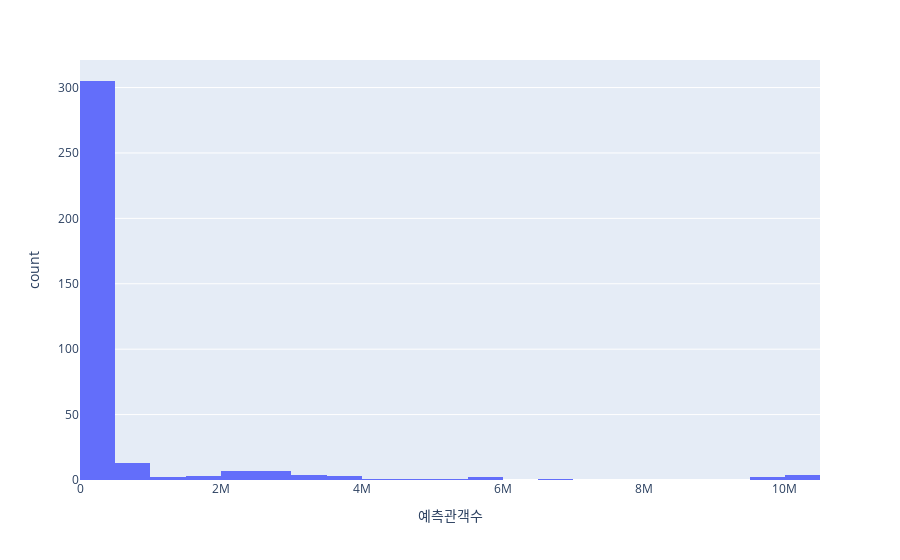

Source (notebook cell):
### Code cell
fig = px.histogram(movie_predict, x='예측관객수')
fig.show()

### Figure 1 — Plotly figure (JSON) as saved in the notebook; plotly's stock layout.template omitted (floating-point values rounded to 4 significant figures; data arrays with more than 128 entries replaced by an {"elided": "..."} marker saying what was removed)
{"data": [{"alignmentgroup": "True", "bingroup": "x", "hovertemplate": "예측관객수=%{x}<br>count=%{y}<extra></extra>", "legendgroup": "", "marker": {"color": "#636efa", "pattern": {"shape": ""}}, "name": "", "offsetgroup": "", "orientation": "v", "showlegend": false, "type": "histogram", "x": {"elided": "356 int values"}, "xaxis": "x", "yaxis": "y"}], "layout": {"barmode": "relative", "legend": {"tracegroupgap": 0}, "margin": {"t": 60}, "xaxis": {"anchor": "y", "domain": [0, 1], "title": {"text": "예측관객수"}}, "yaxis": {"anchor": "x", "domain": [0, 1], "title": {"text": "count"}}}}
